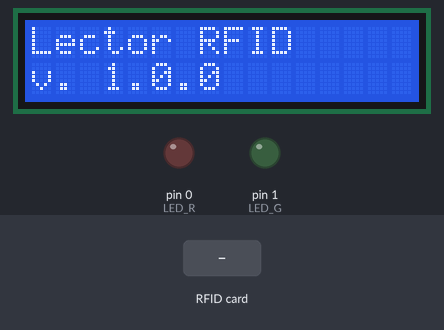
A sketch run on a simulated Arduino Uno, built with avr-gcc and run on an emulated ATmega328P. On the bench: 16×2 character LCD, output pins drawn as LEDs (lit = HIGH). The test bench sets the inputs (shaded band). Pins used as bus, display or sensor lines are not drawn.

Above: at 4.3 s.
4.4 s: RFID card E9 03 AD A3 held to the reader
At 5.5 s:
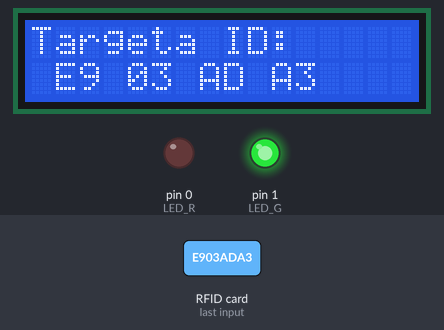
At 7.0 s:
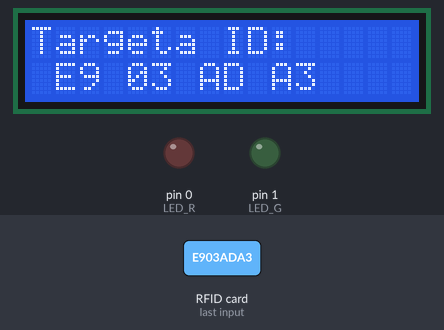
7.4 s: RFID card 5E 7A 19 C4 held to the reader
At 8.5 s:
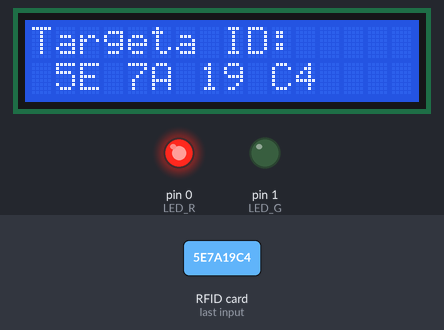
Timing chart, 0 to 10.9 s (numbered marks = the images above; inputs shaded):
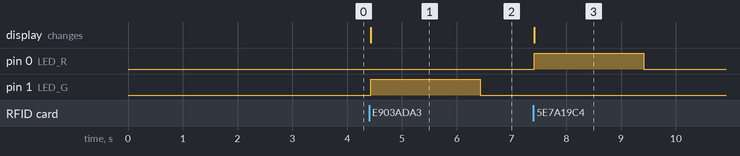

The sketch:

RFID_proves4.ino
```cpp
#include <SPI.h>
#include <MFRC522.h>
#include <LiquidCrystal.h>

#define RST_PIN  9    //Pin 9 para el reset del RC522
#define SS_PIN  10   //Pin 10 para el SS (SDA) del RC522
#define LED_G 1 //Pin per al led verd
#define LED_R 0 //Pin per al led vermell
MFRC522 mfrc522(SS_PIN, RST_PIN); //Creamos el objeto para el RC522

//Crea l'objete LCD amb els números asignats (rs, e, d4, d5, d6, d7)
LiquidCrystal lcd(8, 6, 5, 4, 3, 2);

void setup() {
  //Serial.begin(9600); //Iniciamos la comunicación  serial
  SPI.begin();        //Iniciamos el Bus SPI
  mfrc522.PCD_Init(); // Iniciamos  el MFRC522
  Serial.println("Lectura del UID");
   // Inicialitzo l'LCD amb el nombre de fileres i columnes
  lcd.begin(16, 2);
  // Escric el missatge inicial.
  lcd.print("Lector RFID");
  lcd.setCursor(0, 1);
  lcd.print("v. 1.0.0");
  //iniciem els leds
  pinMode(LED_G , OUTPUT);
  pinMode(LED_R , OUTPUT);
  digitalWrite(LED_G , LOW);
  digitalWrite(LED_R , LOW);
  delay(3000);
}

byte ActualUID[4]; //almacenará el código del Tag leído
byte Usuari[4]= {0xE9, 0x03, 0xAD, 0xA3} ;
void loop() {
  // Revisamos si hay nuevas tarjetas  presentes
  if ( mfrc522.PICC_IsNewCardPresent())
        {
      //Seleccionamos una tarjeta
            if ( mfrc522.PICC_ReadCardSerial())
            {
                  // Enviamos serialemente su UID
                  Serial.print("Card UID:");
                  lcd.clear();
                  lcd.setCursor(0, 0);
                  lcd.print("Targeta ID: ");
                  lcd.setCursor(0,1);
                  for (byte i = 0; i < mfrc522.uid.size; i++) {
                          Serial.print(mfrc522.uid.uidByte[i] < 0x10 ? " 0" : " ");
                          lcd.print(mfrc522.uid.uidByte[i] < 0x10 ? " 0" : " ");
                          //Serial.print(mfrc522.uid.uidByte[i]);
                          Serial.print(mfrc522.uid.uidByte[i], HEX);
                          lcd.print(mfrc522.uid.uidByte[i], HEX);
                          ActualUID[i]=mfrc522.uid.uidByte[i];
                  }
                  Serial.println();

                  //revisem l'usuari
                  if(compareArray(ActualUID,Usuari))
                  {
                    Serial.print("OK");
                    digitalWrite(LED_G , HIGH);
                    delay(2000);
                    digitalWrite(LED_G, LOW);
                    Serial.println();
                  }
                  else
                  {
                    //encenem el led vermell
                    digitalWrite(LED_R, HIGH);
                    Serial.print("KO");
                    delay(2000);
                    digitalWrite(LED_R, LOW);
                    Serial.println();
                  }

                  // Terminamos la lectura de la tarjeta  actual
                  mfrc522.PICC_HaltA();
            }
            //Serial.print("id: "+ActualUID[4]);
  }
}

boolean compareArray(byte array1[],byte array2[])
{
  if(array1[0] != array2[0])return(false);
  if(array1[1] != array2[1])return(false);
  if(array1[2] != array2[2])return(false);
  if(array1[3] != array2[3])return(false);
  return(true);
}
```

Measured:
- after the input at 4.4 s, pin 1 (LED_G): LOW → HIGH at once, → LOW 2.0 s later; the display: changes at once (image 1)
- after the input at 7.4 s, pin 0 (LED_R): LOW → HIGH at once, → LOW 2.0 s later; the display: changes at once (image 3)
